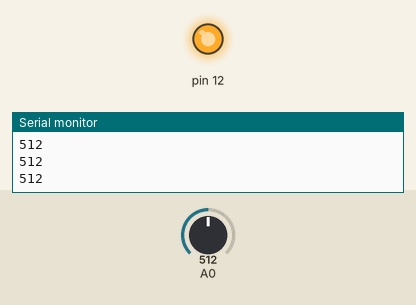
Recording of a sketch running on a simulated Arduino Uno, built with avr-gcc and run on an emulated ATmega328P. Parts: output pins drawn as LEDs (lit = HIGH), the last lines printed to the serial monitor. Inputs (shaded band) come from the test bench; at power-on: A0 = 512.

Above: at 1.2 s.
1.3 s: A0 set to 790
2.8 s: A0 set to 816
At 3.4 s:
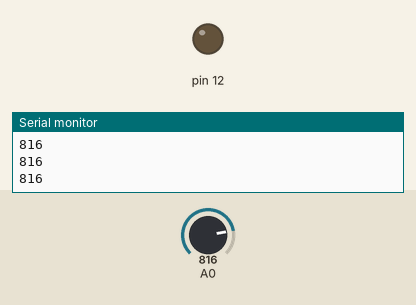
4.3 s: A0 set to 716
At 4.7 s:
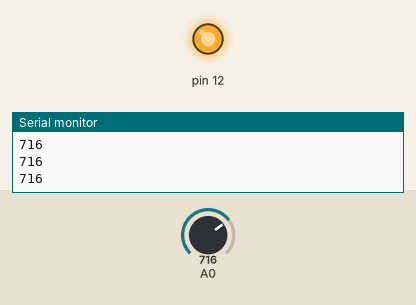
5.8 s: A0 set to 810
At 7.3 s:
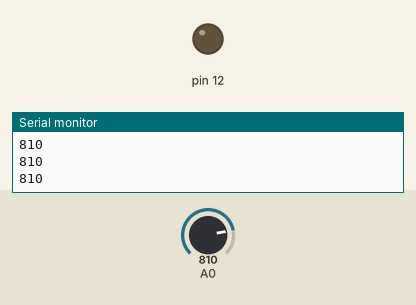
Timing chart, 0 to 8.3 s (numbered marks = the images above; inputs shaded):
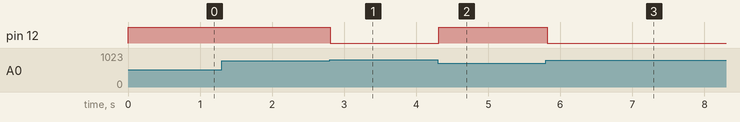

Measured:
- the behaviour switches between 799 and 800 on A0 (found by bisection; images 0 and 1)
- after the input at 2.8 s, pin 12: HIGH → LOW at once
- after the input at 4.3 s, pin 12: LOW → HIGH at once
- after the input at 5.8 s, pin 12: HIGH → LOW at once

The sketch:

Blink.ino
```cpp
int sensorValue = 0;

void setup() {
  pinMode(14, INPUT);
  Serial.begin(115200);
  pinMode(12, OUTPUT);

  //Puerta habitación

}

//Digital input: 34 - 39 (Sensores)
void loop() {
  sensorValue = analogRead(14);
  Serial.println(sensorValue);
  int threshold = 800;
  if (sensorValue < threshold) {
    analogWrite(12, map(1000, 0, 1023, 0, 255));  // Brillo variable
  } else {
    analogWrite(12, 0);  // LED apagado
  }
  delay(100);  // Wait for 100 millisecond(s)

}
```
